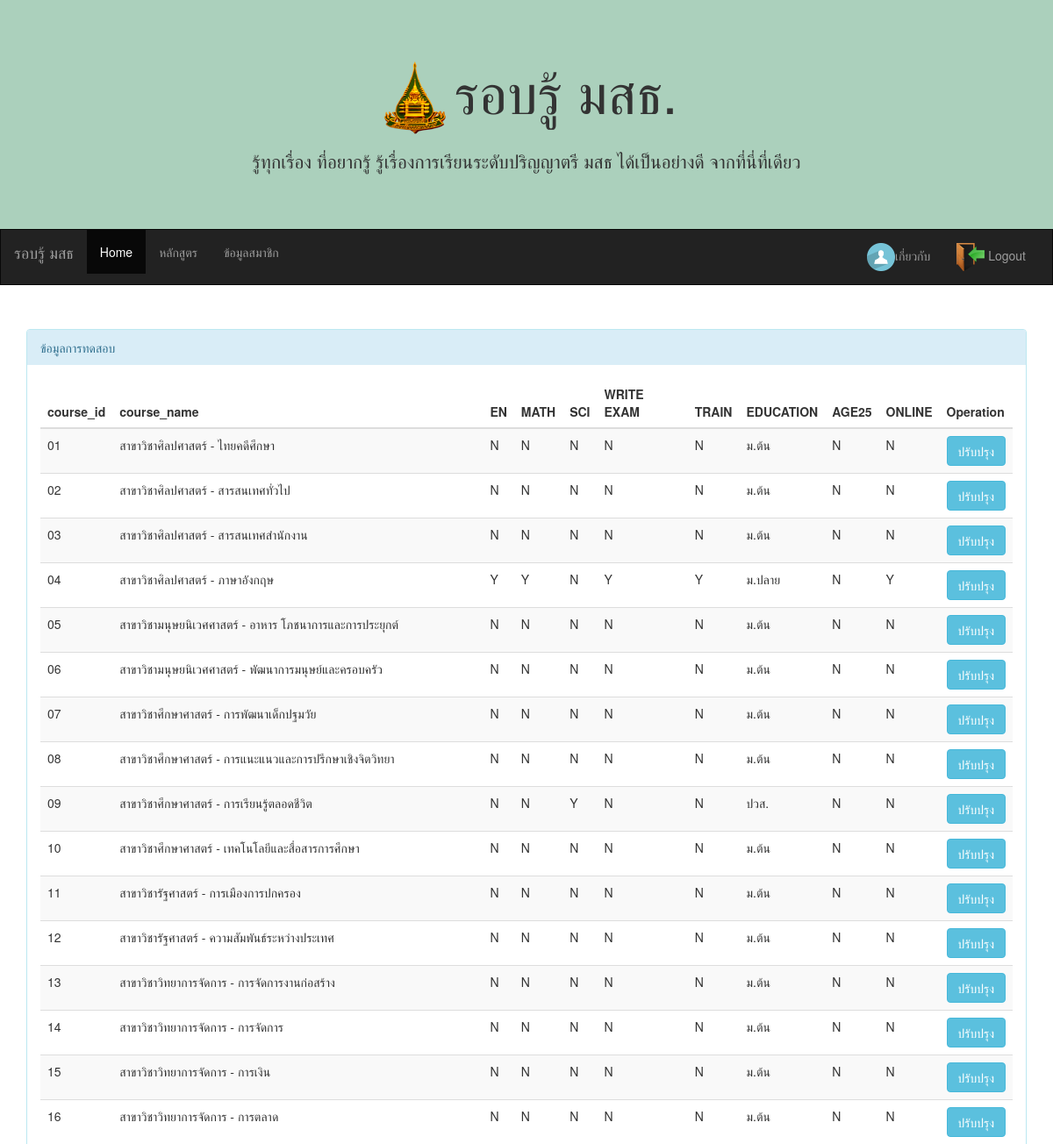
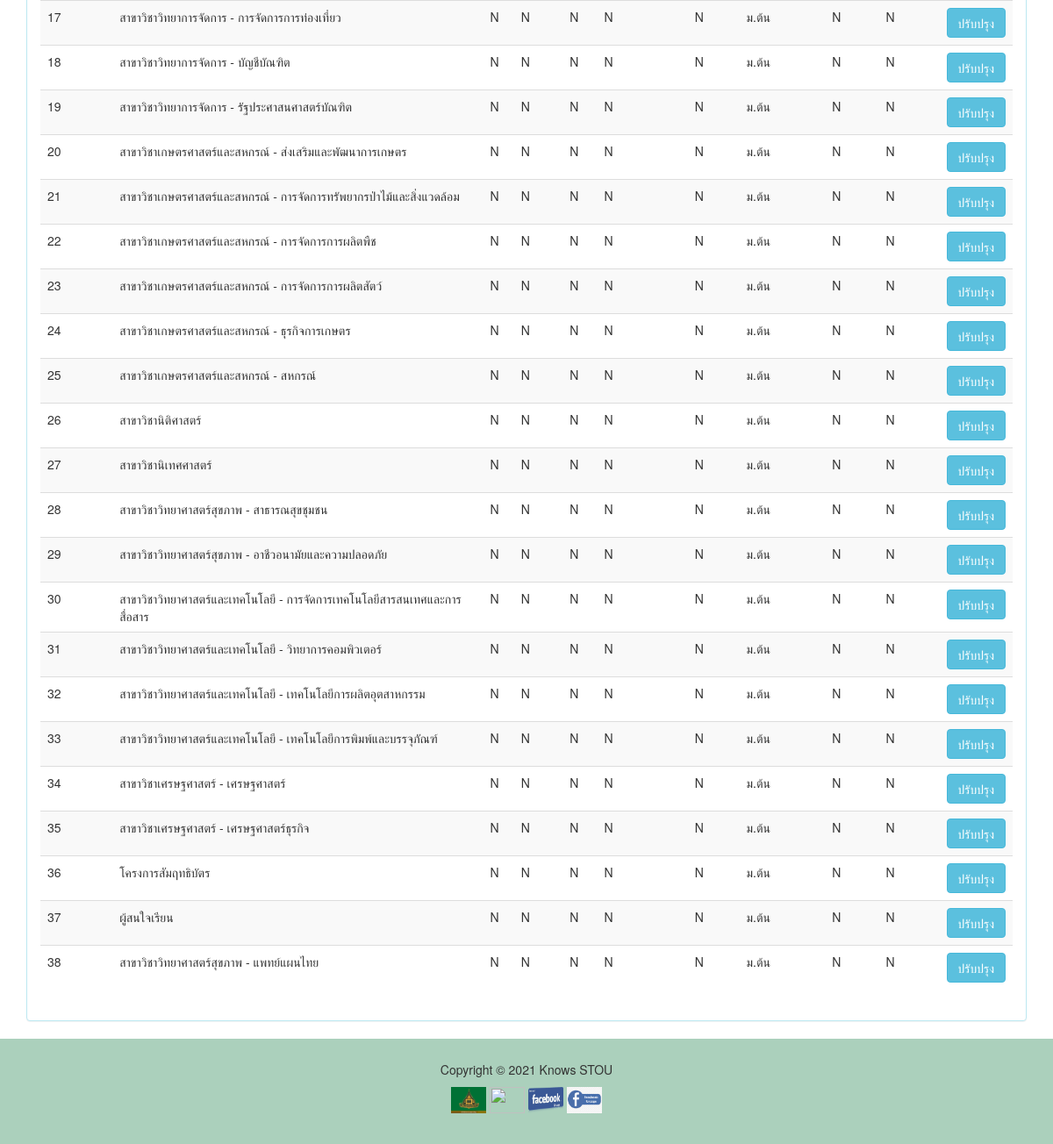
Page /admin/a_exam.php on the committed database (2 pictures, top to bottom).
### tables this page shows
CREATE TABLE `course` (
  `course_id` varchar(2) NOT NULL,
  `course_name` varchar(200) NOT NULL,
  `en` varchar(1) NOT NULL,
  `math` varchar(1) NOT NULL,
  `sci` varchar(1) NOT NULL,
  `write_exam` varchar(1) NOT NULL,
  `train` varchar(1) NOT NULL,
  `m_edu` int(11) NOT NULL,
  `age25` varchar(1) NOT NULL,
  `online` varchar(1) NOT NULL
);

### admin/a_exam.php (the view, shortened to what this page needs)
<?php include '../include/header2.php';?>
<nav class="navbar navbar-inverse">
  <div class="container-fluid">
    <div class="navbar-header">
      <a class="navbar-brand" href="#"> รอบรู้ มสธ</a>
    </div>
    <div class="collapse navbar-collapse" id="myNavbar">
      <ul class="nav navbar-nav">
        <li class="active"><a href="./m_index.php">Home</a></li>
        <li><a href="./admin/a_course.php">หลักสูตร</a></li>
        <li><a href="./admin/a_member.php">ข้อมูลสมาชิก</a></li>
      </ul>
      <ul class="nav navbar-nav navbar-right">
        <li><a href="../member/m_info.php"><img src="../img/person.png" width="32px" hegiht="32px">เกี่ยวกับ <?php echo $_SESSION["user"] ; ?></a> </li>
        <li><a href="../logout.php"><img src="../img/out.png" width="32px" hegiht="32px"> Logout</a> </li>
      </ul>
    </div>
  </div>
</nav>
<form class="form-horizontal">
<div class="container">
  <div class="panel-group">
    <div class="panel panel-info">
      <div class="panel-heading">ข้อมูลการทดสอบ</div>
      <div class="panel-body">
      <table class="table table-striped table-hover ">
    <thead>
      <tr>
        <th>course_id</th>
        <th>course_name</th>
        <th>EN</th>
        <th>MATH</th>
        <th>SCI</th>
        <th>WRITE EXAM</th>
        <th>TRAIN</th>
        <th>EDUCATION</th>
        <th>AGE25</th>
        <th>ONLINE</th>
        <th>Operation</th>
      </tr>
    </thead>
    <tbody>
    <?php
        $servername = "localhost";
        $username = "root";
        $password = "";
        $dbname = "stou";
        $conn = new mysqli($servername, $username, $password, $dbname);
        $sql = "SELECT * FROM course";
        $result = $conn->query($sql);
        if ($result->num_rows > 0) {
            while($row = $result->fetch_assoc()) {
                echo "<tr>";
                echo "<td>" . $row["course_id"] ."</td>";
                echo "<td>" . $row["course_name"] ."</td>";
                echo "<td>" . $row["en"] ."</td>";
                echo "<td>" . $row["math"] ."</td>";
                echo "<td>" . $row["sci"] ."</td>";
                echo "<td>" . $row["write_exam"] ."</td>";
                echo "<td>" . $row["train"] ."</td>";
                if("3" == $row["m_edu"]){
                  echo "<td>" . "ม.ต้น"."</td>";
                 }else if("6" == $row["m_edu"]){
                  echo "<td>" . "ม.ปลาย"."</td>";
                 }else  if("9" == $row["m_edu"]){
                  echo "<td>" . "ปวส."."</td>";
                 }else{
                  echo "<td>" . "ปริญญาตรี"."</td>";
                 }
                 echo "<td>" . $row["age25"] ."</td>";
                 echo "<td>" . $row["online"] ."</td>";
                 echo "<td>". "<a href=\"../action/u_exam.php?course_id=".$row["course_id"]."&course_name=".$row["course_name"]."&online=".$row["online"].
                "&en=".$row["en"]."&math=".$row["math"]."&sci=".$row["sci"] ."&write_exam=".$row["write_exam"]."&train=".$row["train"] .
                "&m_edu=".$row["m_edu"] ."&age25=".$row["age25"]."\" ><button type=\"button\" class=\"btn btn-info\">ปรับปรุง</button></a>" ."</td>";
                echo "</tr>";
    }
} else {
    echo "0 results";
}
?>
</tbody>
</table>
    </div>
    </div>
  </div>
</div>
</form>
<?php include '../include/footer2.php';?>

### include/header2.php (shortened to what this page needs)
<!DOCTYPE html>
<html lang="en">
<head>
  <link rel="stylesheet" href="../lib/bootstrap.min.css">
</head>
<body>
<div class="jumbotron">
  <div class="container text-center">
  <h1><img src="../img/logo.png" width="90" height="90"/>รอบรู้ มสธ.</h1>
    <p>รู้ทุกเรื่อง ที่อยากรู้ รู้เรื่องการเรียนระดับปริญญาตรี มสธ ได้เป็นอย่างดี จากที่นี่ที่เดียว</p>
  </div>
</div>

### include/footer2.php
<footer class="container-fluid text-center">
<p><?php echo "Copyright © 2021 Knows STOU"; ?></p>
  <p>
    <a href="https://www.stou.ac.th/offices/ore/rere/goto/"><img src="../img/stou.png" width="40" height="30" /></a>
    <a href="https://line.me/ti/g2/rFwX23DN50rT7J--hWHNAg"><img src="../img/line.png" width="40" height="30" /></a>
    <a href="https://www.facebook.com/groups/STOUs"><img src="../img/fb_group.png" width="40" height="30" /></a>
    <a href="https://www.facebook.com/csMirunarak"><img src="../img/fb_fan.png" width="40" height="30" /></a>
  </p>
</footer>
</body>
</html>

### include/header2.php (style rules this page uses)
.navbar { margin-bottom: 50px; border-radius: 0; }
.jumbotron { margin-bottom: 0; background-color:#ABD0BC !important; }
footer { background-color: #ABD0BC; padding: 25px; }

### rows in the picture
course: course_id "01", course_name "สาขาวิชาศิลปศาสตร์ - ไทยคดีศึกษา", en "N", math "N", sci "N", write_exam "N", train "N", m_edu "ม.ต้น", age25 "N", online "N"
course: course_id "02", course_name "สาขาวิชาศิลปศาสตร์ - สารสนเทศทั่วไป", en "N", math "N", sci "N", write_exam "N", train "N", m_edu "ม.ต้น", age25 "N", online "N"
course: course_id "03", course_name "สาขาวิชาศิลปศาสตร์ - สารสนเทศสำนักงาน", en "N", math "N", sci "N", write_exam "N", train "N", m_edu "ม.ต้น", age25 "N", online "N"
course: course_id "04", course_name "สาขาวิชาศิลปศาสตร์ - ภาษาอังกฤษ", en "Y", math "Y", sci "N", write_exam "Y", train "Y", m_edu "ม.ปลาย", age25 "N", online "Y"
course: course_id "05", course_name "สาขาวิชามนุษยนิเวศศาสตร์ - อาหาร โภชนาการและการประยุกต์", en "N", math "N", sci "N", write_exam "N", train "N", m_edu "ม.ต้น", age25 "N", online "N"
course: course_id "06", course_name "สาขาวิชามนุษยนิเวศศาสตร์ - พัฒนาการมนุษย์และครอบครัว", en "N", math "N", sci "N", write_exam "N", train "N", m_edu "ม.ต้น", age25 "N", online "N"
course: course_id "07", course_name "สาขาวิชาศึกษาศาสตร์ - การพัฒนาเด็กปฐมวัย", en "N", math "N", sci "N", write_exam "N", train "N", m_edu "ม.ต้น", age25 "N", online "N"
course: course_id "08", course_name "สาขาวิชาศึกษาศาสตร์ - การแนะแนวและการปรึกษาเชิงจิตวิทยา", en "N", math "N", sci "N", write_exam "N", train "N", m_edu "ม.ต้น", age25 "N", online "N"
course: course_id "09", course_name "สาขาวิชาศึกษาศาสตร์ - การเรียนรู้ตลอดชีวิต", en "N", math "N", sci "Y", write_exam "N", train "N", m_edu "ปวส.", age25 "N", online "N"
course: course_id "10", course_name "สาขาวิชาศึกษาศาสตร์ - เทคโนโลยีและสื่อสารการศึกษา", en "N", math "N", sci "N", write_exam "N", train "N", m_edu "ม.ต้น", age25 "N", online "N"
course: course_id "11", course_name "สาขาวิชารัฐศาสตร์ - การเมืองการปกครอง", en "N", math "N", sci "N", write_exam "N", train "N", m_edu "ม.ต้น", age25 "N", online "N"
course: course_id "12", course_name "สาขาวิชารัฐศาสตร์ - ความสัมพันธ์ระหว่างประเทศ", en "N", math "N", sci "N", write_exam "N", train "N", m_edu "ม.ต้น", age25 "N", online "N"
course: course_id "13", course_name "สาขาวิชาวิทยาการจัดการ - การจัดการงานก่อสร้าง", en "N", math "N", sci "N", write_exam "N", train "N", m_edu "ม.ต้น", age25 "N", online "N"
course: course_id "14", course_name "สาขาวิชาวิทยาการจัดการ - การจัดการ", en "N", math "N", sci "N", write_exam "N", train "N", m_edu "ม.ต้น", age25 "N", online "N"
course: course_id "15", course_name "สาขาวิชาวิทยาการจัดการ - การเงิน", en "N", math "N", sci "N", write_exam "N", train "N", m_edu "ม.ต้น", age25 "N", online "N"
course: course_id "16", course_name "สาขาวิชาวิทยาการจัดการ - การตลาด", en "N", math "N", sci "N", write_exam "N", train "N", m_edu "ม.ต้น", age25 "N", online "N"
course: course_id "17", course_name "สาขาวิชาวิทยาการจัดการ - การจัดการการท่องเที่ยว", en "N", math "N", sci "N", write_exam "N", train "N", m_edu "ม.ต้น", age25 "N", online "N"
course: course_id "18", course_name "สาขาวิชาวิทยาการจัดการ - บัญชีบัณฑิต", en "N", math "N", sci "N", write_exam "N", train "N", m_edu "ม.ต้น", age25 "N", online "N"
course: course_id "19", course_name "สาขาวิชาวิทยาการจัดการ - รัฐประศาสนศาสตร์บัณฑิต", en "N", math "N", sci "N", write_exam "N", train "N", m_edu "ม.ต้น", age25 "N", online "N"
course: course_id "20", course_name "สาขาวิชาเกษตรศาสตร์และสหกรณ์ - ส่งเสริมและพัฒนาการเกษตร", en "N", math "N", sci "N", write_exam "N", train "N", m_edu "ม.ต้น", age25 "N", online "N"
course: course_id "21", course_name "สาขาวิชาเกษตรศาสตร์และสหกรณ์ - การจัดการทรัพยากรป่าไม้และสิ่งแวดล้อม", en "N", math "N", sci "N", write_exam "N", train "N", m_edu "ม.ต้น", age25 "N", online "N"
course: course_id "22", course_name "สาขาวิชาเกษตรศาสตร์และสหกรณ์ - การจัดการการผลิตพืช", en "N", math "N", sci "N", write_exam "N", train "N", m_edu "ม.ต้น", age25 "N", online "N"
course: course_id "23", course_name "สาขาวิชาเกษตรศาสตร์และสหกรณ์ - การจัดการการผลิตสัตว์", en "N", math "N", sci "N", write_exam "N", train "N", m_edu "ม.ต้น", age25 "N", online "N"
course: course_id "24", course_name "สาขาวิชาเกษตรศาสตร์และสหกรณ์ - ธุรกิจการเกษตร", en "N", math "N", sci "N", write_exam "N", train "N", m_edu "ม.ต้น", age25 "N", online "N"
course: course_id "25", course_name "สาขาวิชาเกษตรศาสตร์และสหกรณ์ - สหกรณ์", en "N", math "N", sci "N", write_exam "N", train "N", m_edu "ม.ต้น", age25 "N", online "N"
course: course_id "26", course_name "สาขาวิชานิติศาสตร์", en "N", math "N", sci "N", write_exam "N", train "N", m_edu "ม.ต้น", age25 "N", online "N"
course: course_id "27", course_name "สาขาวิชานิเทศศาสตร์", en "N", math "N", sci "N", write_exam "N", train "N", m_edu "ม.ต้น", age25 "N", online "N"
course: course_id "28", course_name "สาขาวิชาวิทยาศาสตร์สุขภาพ - สาธารณสุขชุมชน", en "N", math "N", sci "N", write_exam "N", train "N", m_edu "ม.ต้น", age25 "N", online "N"
course: course_id "29", course_name "สาขาวิชาวิทยาศาสตร์สุขภาพ - อาชีวอนามัยและความปลอดภัย", en "N", math "N", sci "N", write_exam "N", train "N", m_edu "ม.ต้น", age25 "N", online "N"
course: course_id "30", course_name "สาขาวิชาวิทยาศาสตร์และเทคโนโลยี - การจัดการเทคโนโลยีสารสนเทศและการสื่อสาร", en "N", math "N", sci "N", write_exam "N", train "N", m_edu "ม.ต้น", age25 "N", online "N"
course: course_id "31", course_name "สาขาวิชาวิทยาศาสตร์และเทคโนโลยี - วิทยาการคอมพิวเตอร์", en "N", math "N", sci "N", write_exam "N", train "N", m_edu "ม.ต้น", age25 "N", online "N"
course: course_id "32", course_name "สาขาวิชาวิทยาศาสตร์และเทคโนโลยี - เทคโนโลยีการผลิตอุตสาหกรรม", en "N", math "N", sci "N", write_exam "N", train "N", m_edu "ม.ต้น", age25 "N", online "N"
course: course_id "33", course_name "สาขาวิชาวิทยาศาสตร์และเทคโนโลยี - เทคโนโลยีการพิมพ์และบรรจุภัณฑ์", en "N", math "N", sci "N", write_exam "N", train "N", m_edu "ม.ต้น", age25 "N", online "N"
course: course_id "34", course_name "สาขาวิชาเศรษฐศาสตร์ - เศรษฐศาสตร์", en "N", math "N", sci "N", write_exam "N", train "N", m_edu "ม.ต้น", age25 "N", online "N"
course: course_id "35", course_name "สาขาวิชาเศรษฐศาสตร์ - เศรษฐศาสตร์ธุรกิจ", en "N", math "N", sci "N", write_exam "N", train "N", m_edu "ม.ต้น", age25 "N", online "N"
course: course_id "36", course_name "โครงการสัมฤทธิบัตร", en "N", math "N", sci "N", write_exam "N", train "N", m_edu "ม.ต้น", age25 "N", online "N"
course: course_id "37", course_name "ผู้สนใจเรียน", en "N", math "N", sci "N", write_exam "N", train "N", m_edu "ม.ต้น", age25 "N", online "N"
course: course_id "38", course_name "สาขาวิชาวิทยาศาสตร์สุขภาพ - แพทย์แผนไทย", en "N", math "N", sci "N", write_exam "N", train "N", m_edu "ม.ต้น", age25 "N", online "N"
